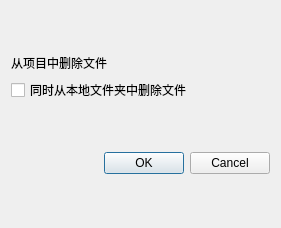
<?xml version="1.0" encoding="UTF-8"?>
<ui version="4.0">
 <class>GDRemoveProjectDialog</class>
 <widget class="QDialog" name="GDRemoveProjectDialog">
  <property name="geometry">
   <rect>
    <x>0</x>
    <y>0</y>
    <width>281</width>
    <height>228</height>
   </rect>
  </property>
  <property name="windowTitle">
   <string>Dialog</string>
  </property>
  <layout class="QVBoxLayout" name="verticalLayout">
   <item>
    <spacer name="verticalSpacer">
     <property name="orientation">
      <enum>Qt::Orientation::Vertical</enum>
     </property>
     <property name="sizeHint" stdset="0">
      <size>
       <width>20</width>
       <height>40</height>
      </size>
     </property>
    </spacer>
   </item>
   <item>
    <widget class="QLabel" name="label">
     <property name="text">
      <string>从项目中删除文件</string>
     </property>
    </widget>
   </item>
   <item>
    <widget class="QCheckBox" name="checkBox">
     <property name="text">
      <string>同时从本地文件夹中删除文件</string>
     </property>
    </widget>
   </item>
   <item>
    <spacer name="verticalSpacer_2">
     <property name="orientation">
      <enum>Qt::Orientation::Vertical</enum>
     </property>
     <property name="sizeHint" stdset="0">
      <size>
       <width>20</width>
       <height>40</height>
      </size>
     </property>
    </spacer>
   </item>
   <item>
    <widget class="QDialogButtonBox" name="buttonBox">
     <property name="orientation">
      <enum>Qt::Orientation::Horizontal</enum>
     </property>
     <property name="standardButtons">
      <set>QDialogButtonBox::StandardButton::Cancel|QDialogButtonBox::StandardButton::Ok</set>
     </property>
    </widget>
   </item>
   <item>
    <spacer name="verticalSpacer_3">
     <property name="orientation">
      <enum>Qt::Orientation::Vertical</enum>
     </property>
     <property name="sizeHint" stdset="0">
      <size>
       <width>20</width>
       <height>40</height>
      </size>
     </property>
    </spacer>
   </item>
  </layout>
 </widget>
 <resources/>
 <connections>
  <connection>
   <sender>buttonBox</sender>
   <signal>accepted()</signal>
   <receiver>GDRemoveProjectDialog</receiver>
   <slot>accept()</slot>
   <hints>
    <hint type="sourcelabel">
     <x>248</x>
     <y>254</y>
    </hint>
    <hint type="destinationlabel">
     <x>157</x>
     <y>274</y>
    </hint>
   </hints>
  </connection>
  <connection>
   <sender>buttonBox</sender>
   <signal>rejected()</signal>
   <receiver>GDRemoveProjectDialog</receiver>
   <slot>reject()</slot>
   <hints>
    <hint type="sourcelabel">
     <x>316</x>
     <y>260</y>
    </hint>
    <hint type="destinationlabel">
     <x>286</x>
     <y>274</y>
    </hint>
   </hints>
  </connection>
 </connections>
</ui>
